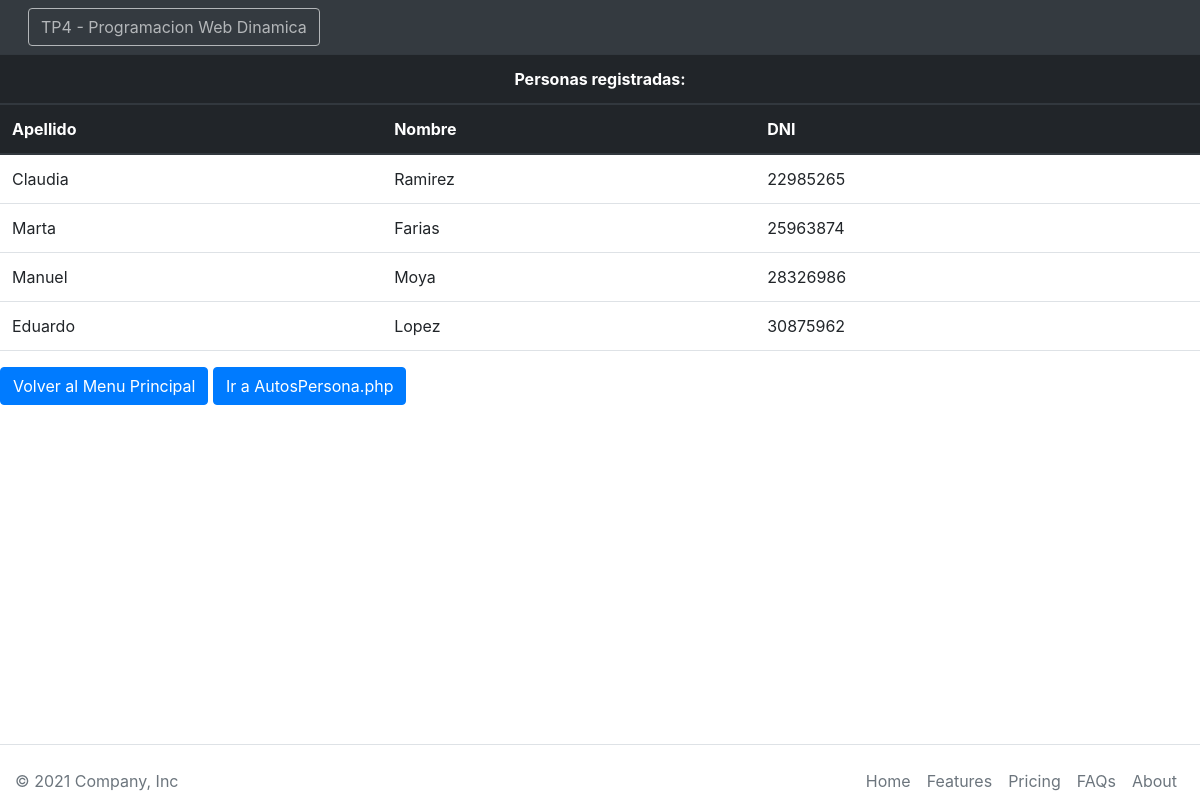
The app's page /Vista/ListaPersona.php with its own data.
### tables this page shows
CREATE TABLE `persona` (
  `NroDni` varchar(10) NOT NULL,
  `Apellido` varchar(50) NOT NULL,
  `Nombre` varchar(50) NOT NULL,
  `fechaNac` date NOT NULL default '1753-01-01',
  `Telefono` varchar(20) NOT NULL,
  `Domicilio` varchar(200) NOT NULL,
  PRIMARY KEY  (`NroDni`)
);

### Utiles/funciones.php (called while the page is built, shortened)
<?php
spl_autoload_register(function ($class_name){
    $directorys = array(
        $GLOBALS['ROOT'].'Modelo/',
        $GLOBALS['ROOT'].'Control/',
        $GLOBALS['ROOT'].'Vista/',
    );
});
?>

### Modelo/Persona.php (called while the page is built, shortened)
<?php
include_once "Conector/BaseDatos.php";
class Persona{
    private $nroDni;
    private $apellido;
    private $nombre;
    public function __construct(){
        $this->nroDni = "";
        $this->apellido = "";
        $this->nombre = "";
    }
    public function getNroDni(){
        return $this->nroDni;
    }
    public function getApellido(){
        return $this->apellido;
    }
    public function getNombre(){
        return $this->nombre;
    }
    public function setNroDni($valor){
        $this->nroDni = $valor;
    }
    public function setApellido($valor){
        $this->apellido = $valor;
    }
    public function setNombre($valor){
        $this->nombre = $valor;
    }
	public static function listar($parametro=""){
        $arreglo = array();
        $base=new BaseDatos();
        $sql="SELECT * FROM persona ";
        if ($parametro!="") {
            $sql.='WHERE '.$parametro;
        }
        $res = $base->Ejecutar($sql);
        if($res>-1){
            if($res>0){
                while ($row = $base->Registro()){
                    $obj= new Persona();
                    $obj->cargar($row['NroDni'], $row['Apellido'],$row['Nombre'],$row['fechaNac'],$row['Telefono'],$row['Domicilio']);
                    array_push($arreglo, $obj);
                }
            }
        } else {
            $this->setMensajeoperacion("Persona->listar: ".$base->getError());
        }
        return $arreglo;
    }
}
?>

### Modelo/Conector/BaseDatos.php (called while the page is built, shortened)
<?php
class BaseDatos extends PDO {
  	private $indice;
  	private $resultado;
    public function __construct(){
        $this->indice =0;
    }
    public function setSQL($e){
        return "\n".$this->sql = $e;
    }
    public function Ejecutar($sql){
        if ( stristr($sql,"select")){
            $resp =  $this->EjecutarSelect($sql);
        }
        return $resp;
   }
   private function EjecutarSelect($sql){
       $cant = -1;
       $resultado=parent::query($sql);
       if(!$resultado){
           $this->analizarDebug();
       }else {
          $arregloResult = $resultado->fetchAll();
          $cant = count($arregloResult);
       }
       return $cant;
   }
   public function Registro() {
       $filaActual = false;
       $indiceActual = $this->getIndice();
       if ($indiceActual>=0) {
           $filas = $this->getResultado();
           if($indiceActual<count($filas)){
               $filaActual =  $filas[$indiceActual];
           }else {
               $this->setIndice(-1);
           }
       }
       return $filaActual;
   }
   private function setIndice ($valor){
       $this->indice = $valor;
   }
   private function getIndice (){
       return $this->indice;
   }
   private function setResultado($valor){
       $this->resultado = $valor;
   }
   private function getResultado(){
      return $this->resultado;
   }
}

### Control/AbmPersona.php (called while the page is built, shortened)
<?php
class AbmPersona{
    public function buscar($param){
        $where = " true ";
        $arreglo = Persona::listar($where);
        return $arreglo;
    }
}
?>

### Vista/ListaPersona.php (the view, shortened to what this page needs)
<!DOCTYPE html>
<html lang="en">
<head>
    <link href="https://cdn.jsdelivr.net/npm/bootstrap@5.1.3/dist/css/bootstrap.min.css" rel="stylesheet">
</head>
<body>
    <?php
        include_once ('Estructura/header.php');
        include_once ('Estructura/footer.php');
        $objAbmPers = new AbmPersona();
        $listaPers = $objAbmPers->buscar(null);
    ?>
<table class="table">
    <thead class="thead-dark">
        <tr>
            <th scope="col" colspan="3" style="text-align: center">Personas registradas:</th>
        </tr>
        <tr>
          <th scope="col">Apellido</th>
          <th scope="col">Nombre</th>
          <th scope="col">DNI</th>
        </tr>
    </thead>
    <tbody>
    <?php
    if(count($listaPers)>0){
        foreach($listaPers as $objPers){
            echo '<tr>';
            echo '<td>'.$objPers->getApellido().'</td>';
            echo '<td>'.$objPers->getNombre().'</td>';
            echo '<td>'.$objPers->getNroDni().'</td>';
            echo '</tr>';
        }
    }else{
        echo '<h4>No se han cargado personas.</h4>';
    }
    ?>
    </tbody>
</table>
<a href="index.php"><button class="btn btn-primary " type="button">Volver al Menu Principal</button></a>
<a href="AutosPersona.php"><button class="btn btn-primary " type="button">Ir a AutosPersona.php</button></a>
</body>

### records on screen
persona: Nombre "Claudia", Apellido "Ramirez", NroDni "22985265"
persona: Nombre "Marta", Apellido "Farias", NroDni "25963874"
persona: Nombre "Manuel", Apellido "Moya", NroDni "28326986"
persona: Nombre "Eduardo", Apellido "Lopez", NroDni "30875962"
